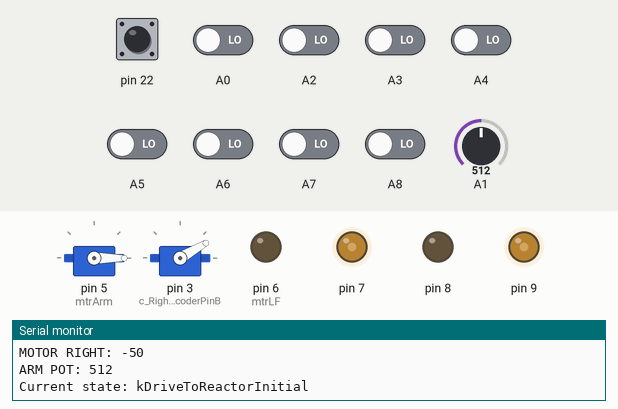
A program run on a simulated Arduino Mega 2560, built with avr-gcc and run on an emulated ATmega2560. Shown: 2 × servo, output pins drawn as LEDs (lit = HIGH), the last lines printed to the serial monitor. Inputs (shaded band) come from the test bench; at power-on: pin 22 HIGH, A0, A2–8 LOW, A1 = 512.

Above: at 1.2 s.
1.3 s: pin 22 pulled LOW for 0.15 s
At 3.4 s:
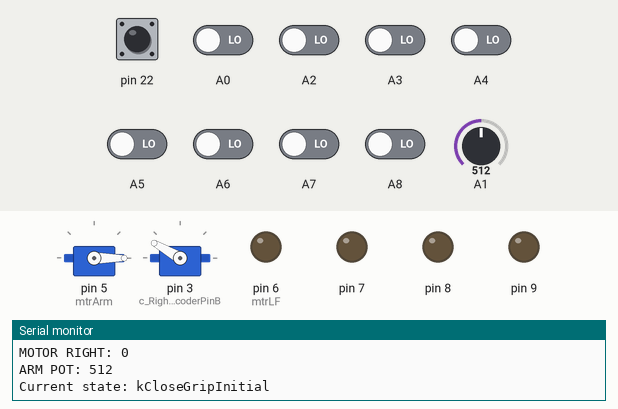
4.4 s: A1 set to 1023
At 5.7 s:
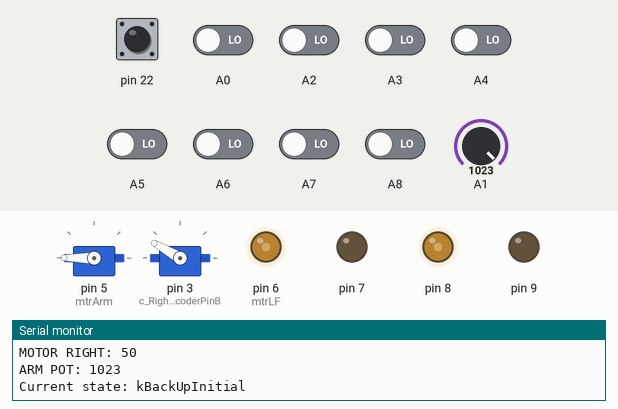
7.4 s: A1 set to 12
At 8.7 s:
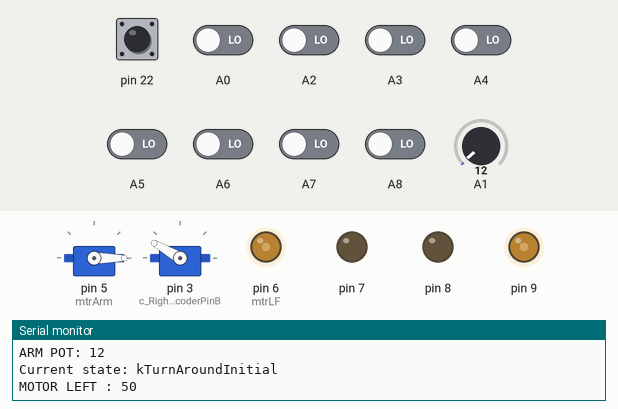
9.0 s: A1 set to 900
At 9.8 s:
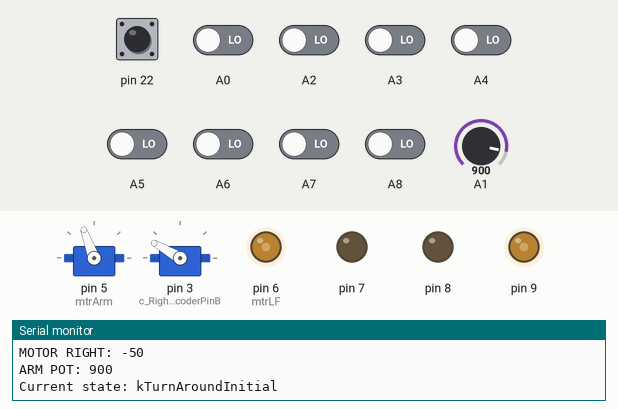
10.5 s: A1 set to 716
At 11.3 s:
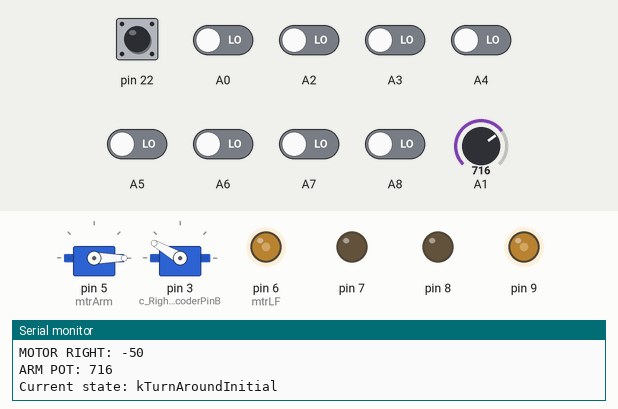
13.5 s: A1 set to 1023
At 14.5 s:
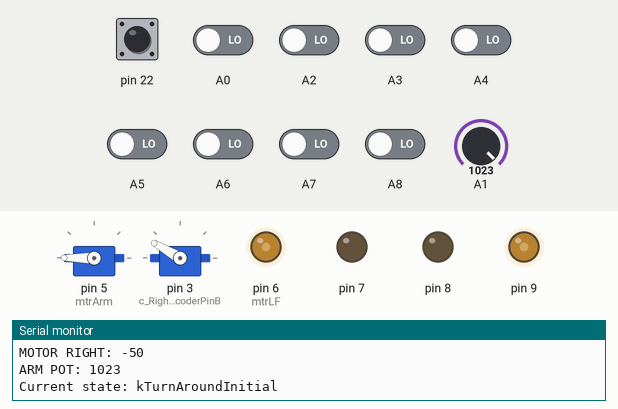
Timing chart, 0 to 16.0 s (numbered marks = the images above; inputs shaded):
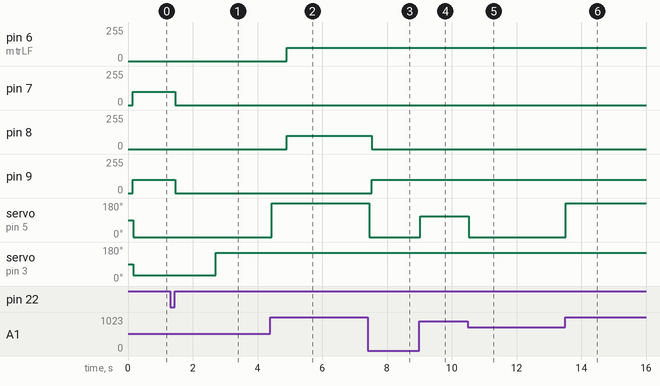

The program:

main.cpp
```cpp
#include "RobotMap.h"
#include <Arduino.h>

#include "Messages.h"
#include "Chassis.h"
#include "Arm.h"
#include "Linesensor.h"

Messages msg;
unsigned long timeForHeartbeat;
unsigned long timeForPush;

volatile unsigned int tubeLinesCrossed = 0;
volatile int gripTime = 0;

Linesensor linesensor;
Chassis chassis;
Arm arm;
States state;
void setup() {

  Serial.begin(9600); // Serial output begin


  // pinMode(c_LeftEncoderPinA, INPUT_PULLUP);      // sets pin A as input
  // pinMode(c_LeftEncoderPinB, INPUT_PULLUP);      // sets pin B as input
  // attachInterrupt(c_LeftEncoderInterruptA, HandleLeftMotorInterruptA, CHANGE);
  // attachInterrupt(c_LeftEncoderInterruptB, HandleLeftMotorInterruptB, CHANGE);
  //
  // pinMode(c_RightEncoderPinA, INPUT_PULLUP);      // sets pin A as input
  // pinMode(c_RightEncoderPinB, INPUT_PULLUP);      // sets pin B as input
  // attachInterrupt(c_RightEncoderInterruptA, HandleRightMotorInterruptA, CHANGE);
  // attachInterrupt(c_RightEncoderInterruptB, HandleRightMotorInterruptB, CHANGE);


  Serial.println("Starting");
  msg.setup();
  timeForHeartbeat = millis() + 1000;
  timeForPush = millis() + 100;

  chassis.attach(mtrLF, mtrLR, mtrRF, mtrRR);
  arm.attach(mtrArm, potArm, srvClmp);
  chassis.attachLimit(22);

  chassis.instantStop();
  arm.instantStop();
  linesensor.init();

  arm.openGrip();
}

signed char turn () { //code to turn. 0= line detected 1= no line
  char sensorValue = linesensor.getArray();

  if ((sensorValue | 0b10000001) == 0b11111111) {
      chassis.drive(0, 0);
      Serial.println(sensorValue);
  }

  if ((sensorValue | 0b10011001) == 0b11111111) {
      chassis.turn(0);
      Serial.println(sensorValue);
  }

  if ((sensorValue | 0b00000111) == 0b11111111) {
      chassis.turn(-20);
      Serial.println(sensorValue);
  }

  if ((sensorValue | 0b11100001) == 0b11111111) {
      chassis.turn(20);
      Serial.println(sensorValue);
  }

  if ((sensorValue | 0b10000111) == 0b11111111) {
      chassis.turn(-20);
  }

  return 0;
}
signed char turnInvt () { //code to turn. 0= line detected 1= no line
  char sensorValue = linesensor.getArray();

  if ((sensorValue | !0b10000001) == 0b11111111) {
      chassis.drive(0, 0);
      Serial.println(sensorValue);
  }

  if ((sensorValue | !0b10011001) == 0b11111111) {
      chassis.turn(0);
      Serial.println(sensorValue);
  }

  if ((sensorValue | !0b00000111) == 0b11111111) {
      chassis.turn(-20);
      Serial.println(sensorValue);
  }

  if ((sensorValue | !0b11100001) == 0b11111111) {
      chassis.turn(20);
      Serial.println(sensorValue);
  }

  if ((sensorValue | !0b10000111) == 0b11111111) {
      chassis.turn(-20);
  }
  return 0;
}

void auton () { // auton by task number. Everything passed the commented out block is untested
    //chassis.drive(0, 0);
    Serial.print("Current state: ");
    switch (state) {
      case kDriveToReactorInitial:
          Serial.println("kDriveToReactorInitial");
          if(chassis.getLimit() == 1) {
            chassis.drive(mtrFwd);
            // chassis.turn(-100);
            turn();
            Serial.print(chassis.getLimit());
          }
          else {
            chassis.stop();
            state = kArmDownInitial;
          }
          break;

      case kArmDownInitial:
          Serial.println("kArmDownInitial");
          // if(arm.getPot() <= 680) {
          //   state = kCloseGripInitial;
          // }
          static unsigned int lastTime1 = millis();
          // arm.closeGrip();
          if (millis() > lastTime1 + 1000) {
              state = kCloseGripInitial;
          }

          else {
            arm.setLow();
          }
          break;

      case kCloseGripInitial:
          Serial.println("kCloseGripInitial");
          static unsigned int lastTime = millis();
          arm.closeGrip();
          if (millis() > lastTime + 1000) {
              state = kArmUpInitial;
          }
          break;

      case kArmUpInitial:
          Serial.println("kArmUpInitial");
          static unsigned int lastTime2 = millis();
          arm.setHigh();
          if (millis() > lastTime2 + 1000) {
              state = kBackUpInitial;
          }
          break;

      case kBackUpInitial:
        Serial.println("kBackUpInitial");
        static unsigned int timeToStop1 = millis();
        if (millis() > timeToStop1 + 2500) {
            state = kTurnAroundInitial;
          }
        else {
          chassis.drive(mtrRwd);
          turnInvt();
        }
        break;

      case kTurnAroundInitial:
          Serial.println("kTurnAroundInitial");
          static unsigned int timeToStop77 = millis();
          chassis.stop();
          chassis.turn(50);
         if (millis() > timeToStop77 + 4000) {

          if(!linesensor.getArray() & (BIT3 & BIT4)) {

              chassis.stop();
              state = kDriveToLineInitial;
          }
          // else {
          //   chassis.turn(50);
          // }

          else {
            chassis.stop();
            chassis.turn(50);
            }
}

          break;

      case kDriveToLineInitial:
          Serial.println("kDriveToLineInitial");
          if(linesensor.getArray() == 0) {
              state = kStopAfterLineInitial;
          }
          else {
            chassis.drive(mtrFwd);
            turn();
          }
          break;

      case kStopAfterLineInitial:
            Serial.println("kStopAfterLineInitial");
            static unsigned int timeToStop2 = millis();
            if (millis() > timeToStop2 + 1000) {
                state = kTurnToStorageInitial;
                chassis.stop();
              }
              else{
                chassis.drive(mtrFwd);
              }
          break;

      case kTurnToStorageInitial:
          Serial.println("kTurnToStorageInitial");
          if(linesensor.getArray() || !(BIT3 && BIT4) == !(BIT3 && BIT4)) {
            chassis.stop();
            state = kDriveToStorage;
          }
          else {
            chassis.turn(50);
          }
          break;

      case kDriveToStorage:
          Serial.println("kDriveToStorage");
          if(chassis.getLimit() == 1) {
            chassis.drive(mtrFwd);
          }
          else {
            chassis.stop();
            state = kReleaseSpent;
          }
          break;

      case kReleaseSpent:
          Serial.println("kReleaseSpent");
          static unsigned int timeToStop3 = millis();
          if (millis() > timeToStop3 + 1000) {
              state = kBackUpStorage;
            }
          else {
              arm.openGrip();
          }
          break;

      case kBackUpStorage:
          Serial.println("kBackUpStorage");
          static unsigned int timeToStop4 = millis();
          if (millis() > timeToStop4 + 1000) {
              state = kTurnAroundInitial;
            }
          else {
            chassis.drive(mtrRwd);
          }
          break;

      case kTurnFromStorage:
          if(linesensor.getArray() || !(BIT3 && BIT4) == !(BIT3 && BIT4)) {
            chassis.stop();
            state = kDriveToStorage;
          }
          else {
            chassis.turn(50);
          }
          break;

      case kDriveFromStorage:
          if(linesensor.getArray() == 0) {
              state = kStopAfterLineStorage;
                }
          else {
            chassis.drive(mtrFwd);
            turn();
          }
          break;

      case kStopAfterLineStorage:
          static unsigned int timeToStop5 = millis();
          if (millis() > timeToStop5 + 1000) {
              state = kTurnToReactorStr;
              chassis.stop();
            }
            else{
              chassis.drive(mtrFwd);
            }
            break;

        case kTurnToReactorStr:
            if(linesensor.getArray() || !(BIT3 && BIT4) == !(BIT3 && BIT4)) {
              chassis.stop();
              state = kDriveToStorage;
            }
            else {
              chassis.turn(-50);
            }
            break;

        case kDriveToReactorStr:
            Serial.println("kDriveToReactorStr");
            static unsigned int timeToStop6 = millis();
            if (millis() > timeToStop6 + 1000) {
                state = kTurnAroundToSupply;
                chassis.stop();
              }
              else{
                chassis.drive(mtrFwd);
              }
              break;

        case kTurnAroundToSupply:
              if(linesensor.getArray() || !(BIT3 && BIT4) == !(BIT3 && BIT4)) {
                chassis.stop();
                state = kDriveToLineSply;
              }
              else {
                chassis.turn(50);
                turn();
              }
              break;

        case kDriveToLineSply:
              if(linesensor.getArray() == 0) {
                  state = kStopPastLineSply;
                    }
              else {
                chassis.drive(mtrFwd);
              }
              break;

        case kStopPastLineSply:
            static unsigned int timeToStop7 = millis();
            if (millis() > timeToStop7 + 1000) {
                state = kTurnToStorageSecondary;
                chassis.stop();
              }
              else{
                chassis.drive(mtrFwd);
              }
              break;

        case kTurnToStorageSecondary:
            if(linesensor.getArray() || !(BIT3 && BIT4) == !(BIT3 && BIT4)) {
              chassis.stop();
              state = kDriveToSupply;
            }
            else {
              chassis.turn(-50);
              turn();
            }
            break;


          default:
          Serial.print("ERROR");
          //make LED flash for visual indication

    }
}

void update () { // update method. Call this to excecute stored states


    // getEncTicksLeft();
    // getEncTicksRight();

    if (msg.isStopped()) {
        chassis.instantStop();
        arm.instantStop();
    } else {
        chassis.update();
        arm.update();
    }
    linesensor.update();

}


//////////////////////////////////////////////
// Stuff that shouldn't be touched too hard //
// Just saying.                             //
//////////////////////////////////////////////

void loop() {
  auton();  //calls the auton method
  if (msg.read()) {
    msg.printMessage();
  }
  if (millis() > timeForHeartbeat) {
    timeForHeartbeat = millis() + 1000;
    msg.sendHeartbeat();
    Serial.println("heartbeat");
  }
  if (millis() > timeForPush) {
    timeForPush = millis() + 50;
    update();
    // Serial.println("pushed");
  }
}
```

Arm.cpp
```cpp
/*
 *  Arm.cpp
 *
 *  Created on: 2/26/17
 *      Author: james
 */

#include "Arduino.h"
#include "Arm.h"
#include <Servo.h>

static const float kp = 1, ki = 0, kd = 0;
Servo gripServo;

Arm::Arm() {}

void Arm::attach (unsigned char armMotorPort, unsigned char potPort, unsigned char gripServoPort) {
    pot = potPort;

    pinMode(potPort, INPUT_PULLUP);
    pinMode(gripServoPort, OUTPUT);


    armSetPoint = HIGHPOS;
    gripPos = 180;
    armMotor.attach(armMotorPort, 1000, 2000);
    gripServo.attach(gripServoPort);
}

void Arm::setHigh () { //set arm high
    set (HIGHPOS);
}

void Arm::setLow () { //set arm low
    set (LOWPOS);
}

void Arm::stop () { //stop
    armSpeed = 90;
}

void Arm::instantStop () { //skips update();
    armMotor.write(90);
}

void Arm::updatePot () { //set potentiometer current point
    armCurrentPoint = analogRead(pot);
}

unsigned char Arm::getPot() { //get potentiometer current point
    return armCurrentPoint;
}

void Arm::set (int pos) { //set arm to a point
    armSetPoint = pos;
}

int Arm::pid () { //default pid overload
    return pid(armSetPoint, armCurrentPoint);
}

int Arm::pid (int setpoint, int currentpoint) {
    int error = - setpoint + currentpoint;
    int inttime = millis() - lastTime;
    int lasterror = error;

    return (kp * error) + (ki * (integral += (error * inttime))) + (kd * (error-lasterror));
}
void Arm::openGrip() { //open grip
    gripPos = 30;
}

void Arm::closeGrip() { //close grip
    gripPos = 150;
}

void Arm::update() {
    updatePot();
    Serial.print("ARM POT: ");
    Serial.println((int) armCurrentPoint);
    armMotor.write(90 + pid());
    gripServo.write(gripPos);
}
```

Arm.h
```cpp
/*
 *  Arm.h
 *
 *  Created on: 2/26/17
 *      Author: james
 */

#ifndef ARM_H_
#define ARM_H_

#include <Arduino.h>
#include <Servo.h>

#define LOWPOS 680 //APPROXIMATE values, dependent on battery
#define HIGHPOS 880

/**
 * Handles linesensor information
 */
class Arm {
    public:
        Arm();
        void attach (unsigned char armMotorPort, unsigned char potPort, unsigned char gripServoPort);
        void setHigh ();
        void setLow ();
        void update();
        void stop();
        void instantStop();
        void openGrip();
        void closeGrip();
        unsigned char getPot();

    private:

        unsigned short pot;

        void updatePot ();

        void set (int pos);

        int pid (int setpoint, int currentpoint);
        int pid ();

        signed char armSpeed = 0;       //arm speed variable
        unsigned char gripPos = 0;        //grip pos variable

        unsigned short armSetPoint = 0;     //arm pid
        unsigned short armCurrentPoint = 0; //arm pid

        long integral = 0;
        long lastTime = 0;
        float lasterror = 0;

        Servo armMotor;       // create servo object to control arm motor
        Servo gripServo;       // create servo object to control grip servo

};

#endif /* ARM_H_ */
```

BTComms.cpp
```cpp
#include "BTComms.h"

#include "Arduino.h"

/**
 * Bluetooth communications constructor
 */
BTComms::BTComms() {
	messageIndex = 0;
	messageLength = 0;
	BTstate = kLookingForStart;
}

/**
 * Code that is called from the arduino setup() function
 * This initializes things that cannot be set up from the constructor.
 */
void BTComms::setup() {
  Serial3.begin(115200);
}

/**
 * Send a message to the RCS that has 3 values (source, dest, data)
 */
void BTComms::writeMessage(unsigned char b1, unsigned char b2, unsigned char b3) {
  Serial3.write(kMessageStart);
  Serial3.write(5);
  Serial3.write(b1);
  Serial3.write(b2);
  Serial3.write(b3);
  Serial3.write(0xff - (b1 + b2 + b3 + 5));
}

/**
 * Get the length of the currently received message
 * @returns int The number of bytes in the received message
 */
int BTComms::getMessageLength() {
  return messageLength;
}

/**
 * Get a byte from the current message
 * Retrieve a byte from the currently received message. Only a single message is
 * remembered at any time, so you have to call read(), notice that there is a message,
 * and then do something with the message bytes.
 * @param index The offset (zero-based) to the byte to be returned
 * @returns unsigned char The byte that is at the specified index
 */
unsigned char BTComms::getMessageByte(unsigned index) {
  return message[index];
}

/**
 * Read a message from Bluetooth
 * This method reads messages from Bluetooth by looking for the message start byte, then
 * reading the message length and data.
 *
 * You should probably modify this to ignore messages with invalid checksums!
 */
bool BTComms::read() {
  while (Serial3.available()) {
    unsigned inByte = Serial3.read();
    switch (BTstate) {
      case kLookingForStart:
        if (inByte != kMessageStart)
        	break;
        BTstate = kReadingMessageLength;
        break;
      case kReadingMessageLength:
        messageLength = inByte - 1;
        messageIndex = 0;
        BTstate = kReadMessage;
        break;
      case kReadMessage:
        message[messageIndex++] = inByte;
        if (messageIndex >= messageLength) {
          BTstate = kLookingForStart;
          return true;
        }
        break;
       default:
        Serial.println("Invalid state");
    }
  }
  return false;
}
```

BTComms.h
```cpp
#ifndef _BTReader
#define _BTReader

/**
 * Low level class to both receive and send message to the field.
 * The writeMessage() method sends messages to the field and the other methods
 * receive message from the field.
 *
 * This class is used by the higher level Messages class to separate the actual
 * byte reading and dealing with checksums from the messages class to make it more
 * understandable.
 */
class BTComms {
  public:
    BTComms();
    void setup();
    int getMessageLength();
    unsigned char getMessageByte(unsigned index);
    bool read();
    void writeMessage(unsigned char b1, unsigned char b2, unsigned char b3);
   private:
    enum BTstate {kLookingForStart, kReadingMessageLength, kReadMessage} BTstate;
    unsigned messageLength;
    unsigned char message[20];
    unsigned messageIndex;
    unsigned char kMessageStart = 0x5f;
};

#endif
```

Chassis.h
```cpp
/*
 *  Chassis.h
 *
 *  Created on: 2/26/17
 *      Author: james
 */

#ifndef DRIVE_H_
#define DRIVE_H_

#include <Arduino.h>
#include <Servo.h>

/**
 * Handles linesensor information
 */
class Chassis {
    public:
        Chassis();
        void attach(unsigned char leftMotorFwd, unsigned char leftMotorRwd, unsigned char rightMotorFwd, unsigned char rightMotorRwd);
        void attachEnc(unsigned char leftEncA, unsigned char leftEncB, unsigned char rightEncA, unsigned char rightEncB);
        void drive(signed char speed, signed char turn);
        void update();
        void stop();
        void instantStop();
        void drive(signed char speed);
        void turn(signed char turn);
        void attachLimit (unsigned char port);
        bool getLimit();

    private:

        void LeftLeftEncoderISR();
        void RightEncoderISR();

        signed char speedState = 0;
        signed char turnState = 0;

        unsigned char driveLF;       // create char to map left drive motor
        unsigned char driveRF;       // create char to map right drive motor
        unsigned char driveLR;       // create char to map left drive motor
        unsigned char driveRR;       // create char to map right drive motor

        bool limitState;
        unsigned char limitPort;

        unsigned char encLA;       // create char to map left encoder
        unsigned char encLB;       // create char to map right encoder
        unsigned char encRA;       // create char to map left encoder
        unsigned char encRB;       // create char to map right encoder


};

#endif /* DRIVE_H_ */
```

Limit.cpp
```cpp

```

Source omitted: Chassis.cpp (2464 bytes), EncoderLeft.c (2470 bytes), EncoderRight.c (2265 bytes), Linesensor.cpp (1243 bytes), Linesensor.h (443 bytes), Messages.cpp (4182 bytes), Messages.h (2303 bytes), RobotMap.h (1912 bytes)

Measured:
- after the input at 1.3 s, pin 7, pin 9: 100/255 → 0/255 after 0.16 s; servo on pin 3 (c_RightEncoderPinB): 30° → 150° after 1.4 s
- after the input at 4.4 s, servo on pin 5 (mtrArm): 0° → 180° at once
- after the input at 7.4 s, servo on pin 5 (mtrArm): 180° → 0° after 0.05 s
- after the input at 9.0 s, servo on pin 5 (mtrArm): 0° → 110° at once
- after the input at 10.5 s, servo on pin 5 (mtrArm): 110° → 0° at once
- after the input at 13.5 s, servo on pin 5 (mtrArm): 0° → 180° at once
